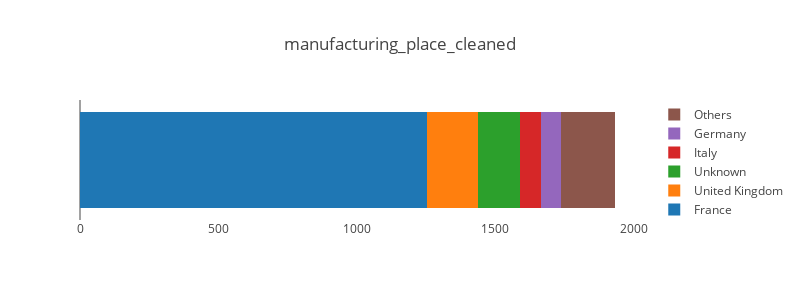

Source (notebook cell):
### Code cell
visualize.plot_column_composition(palm_oil_pd, 'manufacturing_place_cleaned' )

### Figure 1 — Plotly figure (JSON) as saved in the notebook; plotly's stock layout.template omitted (floating-point values rounded to 4 significant figures)
{"data": [{"name": "France", "orientation": "h", "type": "bar", "uid": "53ab864b-d83a-4d12-b1a9-9401686a5b21", "x": [1253], "y": [0]}, {"name": "United Kingdom", "orientation": "h", "type": "bar", "uid": "b6411b26-53a1-46d7-b89c-288da492d56c", "x": [183], "y": [0]}, {"name": "Unknown", "orientation": "h", "type": "bar", "uid": "beb41f72-032f-47d2-927d-de1682599a94", "x": [153], "y": [0]}, {"name": "Italy", "orientation": "h", "type": "bar", "uid": "5608f4f9-d6d9-40d4-b4c1-ccba1e2f9974", "x": [78], "y": [0]}, {"name": "Germany", "orientation": "h", "type": "bar", "uid": "84336c69-2aec-4a1c-b0ab-1359a8f390ac", "x": [71], "y": [0]}, {"name": "Others", "orientation": "h", "type": "bar", "uid": "7a70c70d-286c-47b4-b068-5b74b2111d6c", "x": [194], "y": [0]}], "layout": {"barmode": "stack", "height": 300, "showlegend": true, "title": "manufacturing_place_cleaned", "width": 800, "xaxis": {"showgrid": false, "showticklabels": true}, "yaxis": {"showgrid": false, "showline": false, "showticklabels": false, "zeroline": false}}}
